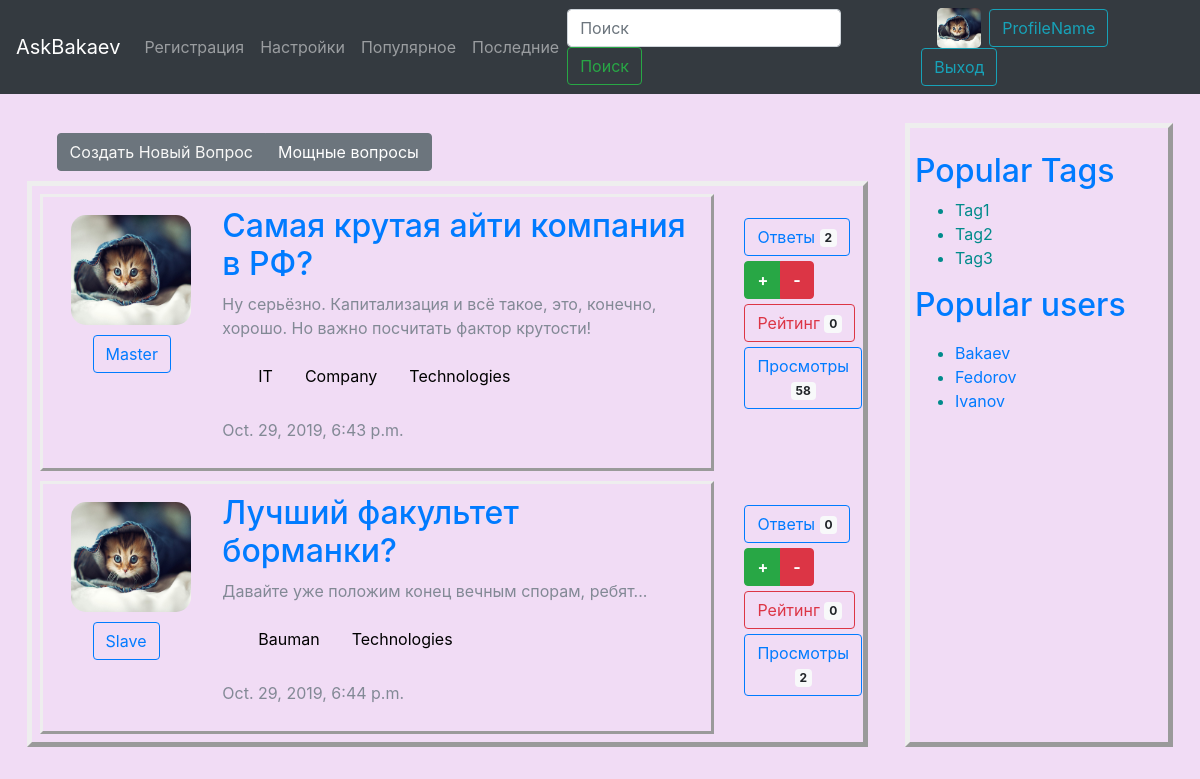
The app's page /, older data.
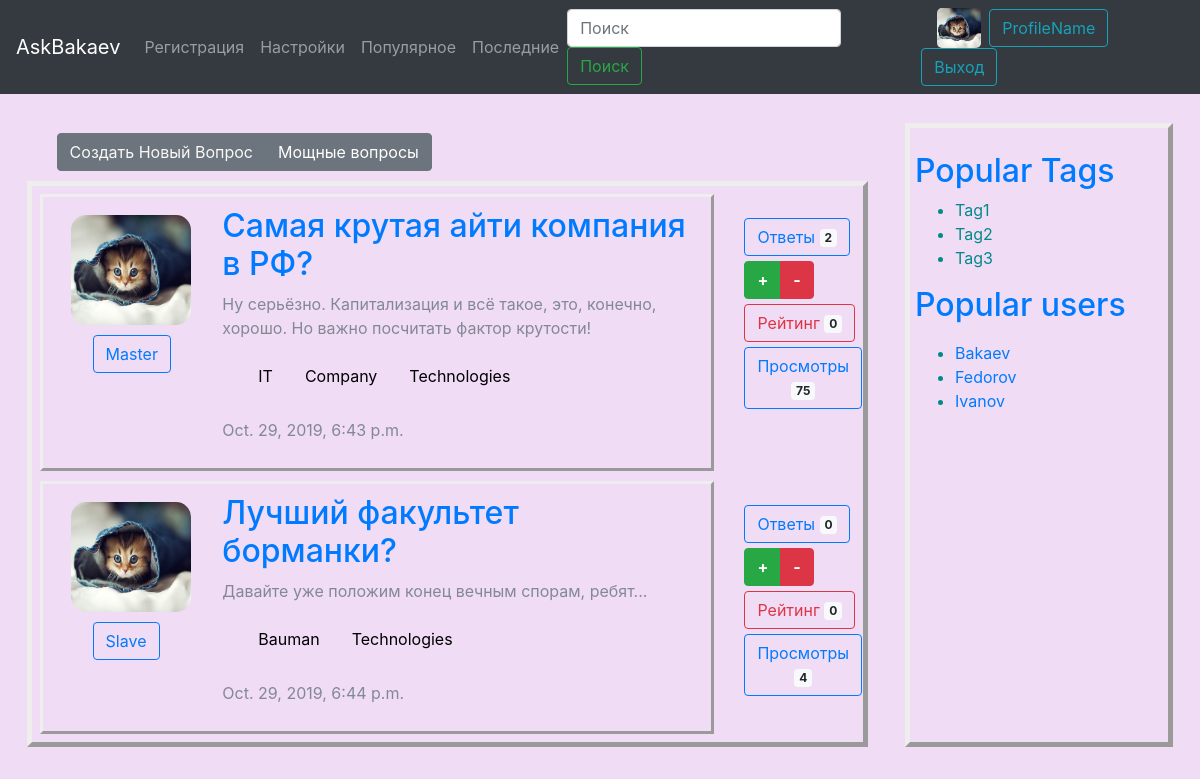
The same page, newer data.
### main/models.py (models this page shows, shortened)
class Questions(models.Model):
    question = models.CharField(max_length=200, verbose_name = "вопрос")
    description = models.TextField(verbose_name = "подробности вопроса")
    author = models.ForeignKey(
        Users, on_delete=models.CASCADE, related_name='user', verbose_name = "автор")
    answers_count = models.IntegerField(default=0, verbose_name = "ответы")
    rating = models.IntegerField(default=0, verbose_name = "рейтинг")
    views = models.IntegerField(default=0, verbose_name = "просмотры")
    creation_time = models.DateTimeField(auto_now_add=True, verbose_name='дата и время создания')
    published = models.BooleanField(default=True, verbose_name="опубликован?")
    tags = models.ManyToManyField('Tags', blank=True, related_name='tags', verbose_name='Теги')
    objects = QuestManager()
    class Meta:
        verbose_name = "Вопрос"
        verbose_name_plural = "Вопросы"

class Users(models.Model):
    name = models.CharField(max_length=20, verbose_name="имя")
    birthday = models.DateField(verbose_name='дата рождения')
    about = models.TextField(default="Пользователь не рассказал о себе.", verbose_name="о пользователе")
    avatar = models.ImageField(upload_to='upload/')
    password = models.CharField(default="qwertyqwerty", max_length=32, verbose_name="parol'")
    def __str__(self):
        return self.name
    class Meta:
        verbose_name = "Пользователь"
        verbose_name_plural = "Пользователи"

### main/views.py (the view)
# urls.py: path('', main_views.index, name='index'),
def index(request, year=0):
    questions = models.Questions.objects.filter(published=True)
    return main_page(request, questions)

### main/views.py (called while the page is built)
def main_page(request, questions):
    context = {"test":"roar",
        'tags': models.Tags.objects.all(),
        'users': models.Users.objects.all(),
        "questions" : questions,
        "answers" : models.Answers.objects.all()}
    return render(request, "main/index.html", context)

### main/templates/main/index.html (shortened to what this page needs)
{% extends "base.html" %}
{% block content %}
{% load static %}
<div class="up">
    <div class="btn-group" role="group" aria-label="Basic example">
      <button type="button" class="btn btn-secondary"><a style="color:rgb(248, 248, 247)"
        href="/new">Создать Новый Вопрос</a></button>
      <button type="button" href="/" class="btn btn-secondary">Мощные вопросы</button>
    </div>
  </div>
  <div class="container main-content">
      {% for quest in questions %}
    <div class="row">
      <div class="col-10">
        <div class="question">
          <div class="row">
            <div class="col-2">
              <img class="avatar" src="{% static "public/kitten.jpg" %}" width="120" height="110" alt="kitten">
              <div class="margine">
              <button type="button" href="/" class="btn btn-outline-primary">
                {{ quest.author }}
            </button>
              </div>
            </div>
            <div class="col-1"></div>
            <div class="col-9">
              <h2><a href="/question/{{quest.pk}}">{{ quest.question }} </a></h2>
              <p>
                <a>{{ quest.description }}</a>
              </p>
              <p><div class="pagination">
                {% for tag in quest.tags.all %}
                  <a href='#'>{{ tag.tag }}</a>
                {% endfor %}
                </div></p>
                <p>{{ quest.creation_time }}</p>
            </div>
          </div>
        </div>
      </div>
      <div class="col-2 ">
          <br />
          <div class="marginal">
          <button type="button" class="btn btn-outline-primary">
              Ответы <span class="badge badge-light">{{quest.answers_set.count}}</span>
          </button>
        </div>
        <div class="marginal">
          <div class="btn-group" role="group" aria-label="Basic example">
              <button type="button" class="btn btn-success"><strong> + </strong></button>
              <button type="button" class="btn btn-danger"><strong> - </strong></button>
            </div>
          </div>
            <div class="marginal">
          <button type="button" class="btn btn-outline-danger">
              Рейтинг <span class="badge badge-light">{{ quest.rating }}</span>
          </button>
        </div>
        <button type="button" class="btn btn-outline-primary">
            Просмотры <span class="badge badge-light">{{quest.views}}</span>
        </button>
      </div>
    </div>
    {% endfor %}
  </div>
{% endblock %}

Row changes from the older to the newer data that the page shows:
changed Questions "Самая крутая айти компания в РФ?": views "58" → "75"
changed Questions "Лучший факультет борманки?": views "2" → "4"
